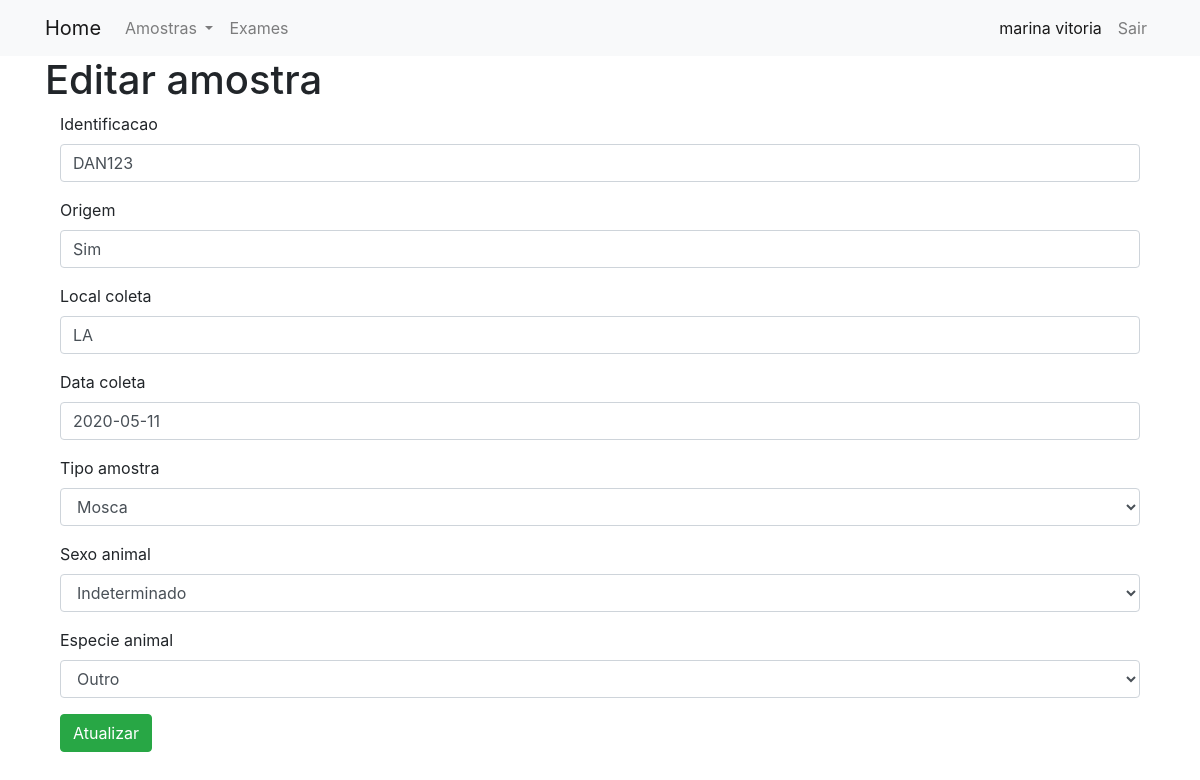
The page /amostra/editar/13 (signed in) on the database its author committed.
### Amostra/models.py (models this page shows, shortened)
class Amostra(models.Model):
	identificacao = models.CharField(max_length=10)
	origem = models.CharField(max_length=200)
	local_coleta = models.CharField(max_length=200)
	data_coleta = models.DateField(default=date.today)
	tipo_amostra = models.CharField(max_length=2, choices=TIPOS_AMOSTRA, default='OU')
	especie_animal = models.CharField(max_length=2, choices=ESPECIES_ANIMAIS,default='OU')
	sexo_animal = models.CharField(max_length=1, choices=SEXO, default='I')
	class Meta:
		ordering = ['-data_coleta']

### Amostra/views.py (the view)
# urls.py: path('editar/<int:pk>', views.EditarAmostra.as_view(), name='editar'),
class EditarAmostra(LoginRequiredMixin, generic.UpdateView):
    model = Amostra
    fields = ['identificacao', 'origem', 'local_coleta', 'data_coleta', 'tipo_amostra','sexo_animal','especie_animal']
    template_name = 'Amostra/amostra_update_form.html'

### templates/Amostra/amostra_update_form.html (shortened to what this page needs)
{% extends "base.html" %}
{% load bootstrap4 %}
{% block content %}
	<h1>Editar amostra</h1>
    <div class="container">
        <form method="post">
          {% bootstrap_form form %}
          <input type="submit" class="btn btn-success" name="" value="Atualizar">
        </form>
      </div>
{% endblock %}

### templates/base.html (shortened to what this page needs)
<!DOCTYPE html>
{% load static %}
<html lang="en" dir="ltr">
  <head>
    <link href="https://stackpath.bootstrapcdn.com/bootstrap/4.4.1/css/bootstrap.min.css" rel="stylesheet">
    <link rel="stylesheet" href="">
    <link href="https://stackpath.bootstrapcdn.com/font-awesome/4.7.0/css/font-awesome.min.css" rel="stylesheet">
  </head>
  <body>
    <nav class="navbar navbar-expand-lg navbar-light bg-light mynav" role="navigation" id='navbar'>
      <div class="container">
        <a class="navbar-brand bigbrand" href="{% url 'amostra:home' %}">Home</a>
        <div class="collapse navbar-collapse" id="navbarNav">
          <ul class="navbar-nav navbar-right">
            {% if user.is_authenticated %}
              <li class="nav-item dropdown">
                <a class="nav-link dropdown-toggle" href="#" id="navbarDropdownMenuLink" role="button" data-toggle="dropdown" aria-haspopup="true" aria-expanded="false">
                  Amostras
                </a>
              </li>
              <li class="nav-item"> <a class="nav-link" href="">Exames</a> </li>
            {% endif %}
          </ul>
          <ul class="navbar-nav flex-row ml-md-auto d-none d-md-flex">
            {% if user.is_authenticated %}
              <li class="nav-item active"><a class="nav-link" href="{% url 'usuario:editar' %}">{{user.first_name}} {{user.last_name}}</a></li>
              <li class="nav-item"><a class="nav-link" href="{% url 'usuario:logout' %}">Sair</a></li>
            {% else %}
              <li class="nav-item"><a class="nav-link" href="{% url 'usuario:login' %}">Login</a></li>
              <li class="nav-item"><a class="nav-link" href="{% url 'usuario:cadastrar' %}">Cadastrar</a></li>
            {% endif %}
          </ul>
        </div>
      </div>
    </nav>
    <div class="container">
      {% block content %}
      {% endblock %}
    </div>
  </body>
</html>

### rows shown on the page
Amostra: identificacao "DAN123", origem "Sim", local_coleta "LA", data_coleta "2020-05-11", tipo_amostra "Mosca", sexo_animal "Indeterminado", especie_animal "Outro"

### other values the page prints
{{ user.first_name }} "marina"
{{ user.last_name }} "vitoria"
